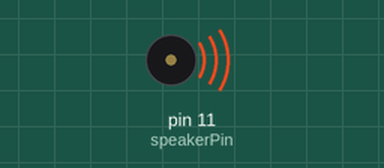
Recording of a sketch running on a simulated Arduino Uno, built with avr-gcc and run on an emulated ATmega328P. Parts: buzzer (waves = sounding).

Above: at 0.6 s.
At 7.6 s:
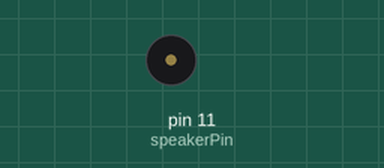
Timing chart, 0 to 8.3 s (numbered marks = the images above):
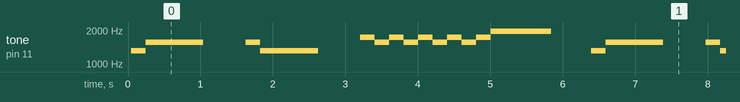

Measured:
- by itself, tone on pin 11 (speakerPin): repeats every 6.3 s: 1551 Hz 0.80 s, silent 0.58 s, 1551 Hz 0.20 s, 1304 Hz 0.80 s, silent 0.58 s, 4 × (1733 Hz 0.20 s, 1551 Hz 0.20 s), 1733 Hz 0.20 s, 1942 Hz 0.84 s, silent 0.55 s, 1304 Hz 0.20 s

The sketch:

Melody_test.ino
```cpp
 int speakerPin = 11;

int length = 17; // the number of notes
//char notes[] = "ccggaagffeeddc "; // a space represents a rest
//char notes[] = "fedcggfedcggfaafeggedfedcc "; //жили у бабуси
char notes[] = "eg ge agagagagab "; //жили у бабуси
double beats[] = { 1.5, 6, 4, 1.5, 6,4, 1.5, 1.5, 1.5, 1.5,1.5,1.5, 1.5, 1.5, 1.5, 6,4};
int tempo = 145;

void playTone(int tone, int duration) {
  for (long i = 0; i < duration * 1000L; i += tone * 2) {
    digitalWrite(speakerPin, 1);
    delayMicroseconds(tone);
    digitalWrite(speakerPin, LOW);
    delayMicroseconds(tone);
  }
}

void playNote(char note, int duration) {
  char names[] = { 'c', 'd', 'e', 'f', 'g', 'a', 'b', 'C' };
  int tones[] = { 1915, 1700, 1519, 1432, 1275, 1136, 1014, 956 };

  // play the tone corresponding to the note name
  for (int i = 0; i < 8; i++) {
    if (names[i] == note) {
      playTone(tones[i]/4, duration/1.1);
    }
  }
}

void setup() {
  pinMode(speakerPin, OUTPUT);
}

void loop() {
  for (int i = 0; i < length; i++) {
    if (notes[i] == ' ') {
      delay(beats[i] * tempo); // rest
    } else {
      playNote(notes[i], beats[i] * tempo);
    }

    // pause between notes

    //delay(tempo / 2);
  }
}
```
